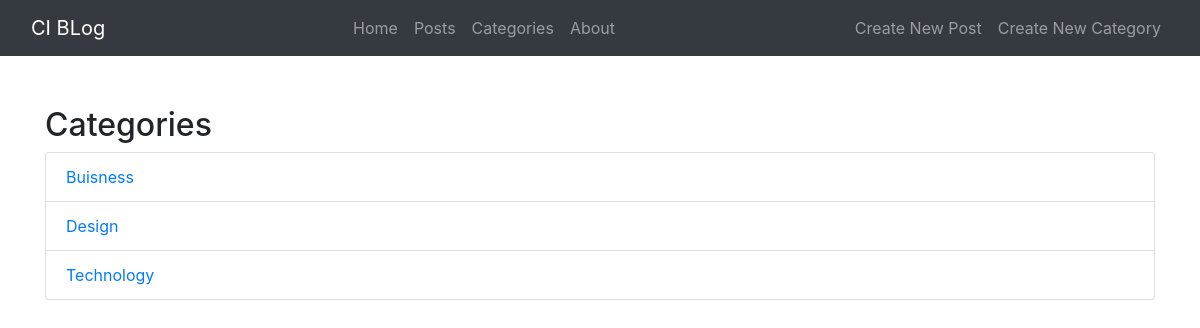
Before: /index.php/categories with the older database file.
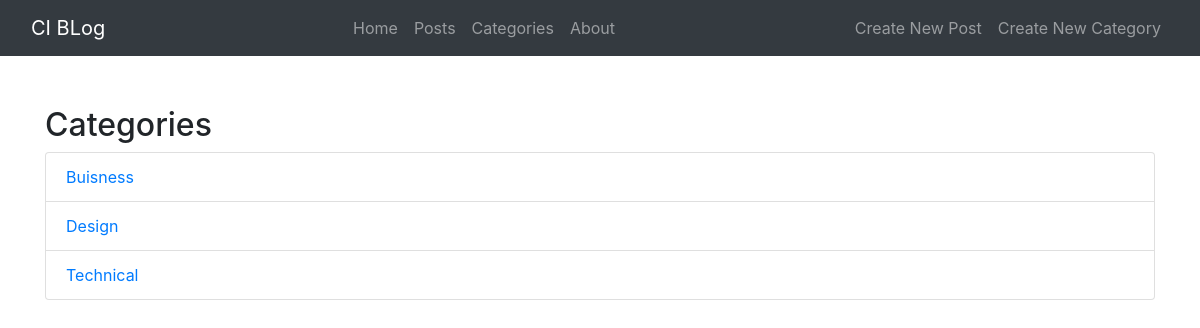
After: the same page with the newer database file.
### tables this page shows
CREATE TABLE `categories` (
  `id` int(11) NOT NULL,
  `name` varchar(255) NOT NULL,
  `created_at` timestamp NOT NULL DEFAULT CURRENT_TIMESTAMP
);

### application/controllers/Categories.php (called while the page is built, shortened)
<?php
  class Categories extends CI_Controller{
    public function index(){
      $data['title'] = 'Categories';
      $data['categories'] = $this->category_model->get_categories();
      $this->load->view('templates/header');
      $this->load->view('categories/index', $data);
      $this->load->view('templates/footer');
    }
  }

### index.php (called while the page is built, shortened)
<?php
require_once BASEPATH.'core/CodeIgniter.php';

### application/models/Category_model.php (called while the page is built, shortened)
<?php
  class Category_model extends CI_Model{
    public function get_categories(){
      $this->db->order_by('name');
      $query = $this->db->get('categories');
      return $query->result_array();
    }
  }
?>

### application/views/categories/index.php (the view)
<h2><?= $title ?></h2>
<ul class="list-group">
  <?php foreach($categories as $category): ?>
    <li class="list-group-item"><a href="<?php echo site_url('/categories/posts/'.$category['id']); ?>">  <?php echo $category['name']; ?></a></li>
  <?php endforeach; ?>
</ul>

### application/views/templates/header.php (shortened to what this page needs)
<html>
  <head>
    <link rel="stylesheet" href="<?php echo base_url(); ?>/assets/css/bootstrap.min.css">
    <link rel="stylesheet" href="<?php echo base_url(); ?>/assets/css/mycss.css">
  </head>
  <body>
    <nav class="navbar navbar-expand-lg navbar-dark bg-dark">
      <div class="container-fluid">
        <div class="navbar-header">
          <a class="navbar-brand" href="<?php echo site_url(); ?>">CI BLog</a>
        </div>
        <ul class="nav navbar-nav">
          <li class="nav-item"><a class="nav-link" href="<?php echo site_url(); ?>">Home</a></li>
          <li class="nav-item"><a class="nav-link" href="<?php echo site_url(); ?>posts">Posts</a></li>
          <li class="nav-item"><a class="nav-link" href="<?php echo site_url(); ?>categories">Categories</a></li>
          <li class="nav-item"><a class="nav-link" href="<?php echo site_url(); ?>about">About</a></li>
        </ul>
        <ul class="nav navbar-nav navbar-right">
        <li class="nav-item"><a class="nav-link" href="<?php echo site_url(); ?>posts/create">Create New Post</a></li>
        <li class="nav-item"><a class="nav-link" href="<?php echo site_url(); ?>categories/create">Create New Category</a></li>
      </ul>
      </div>
    </nav>
    <div class="container">

### application/views/templates/footer.php (shortened to what this page needs)
    </div>
  </body>
</html>

### assets/css/mycss.css (style rules this page uses)
.navbar { background: #c0392b; }
.container { margin-top: 50px; }

Changed rows visible on the page:
removed categories: name "Technology"
added categories: name "Technical"
